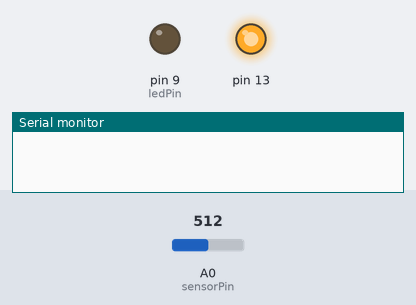
Recording of a sketch running on a simulated Arduino Uno, built with avr-gcc and run on an emulated ATmega328P. Shown: output pins drawn as LEDs (lit = HIGH), the last lines printed to the serial monitor. Inputs (shaded band) come from the test bench; at power-on: A0 (sensorPin) = 512.

Above: at 0.1 s.
At 5.1 s:
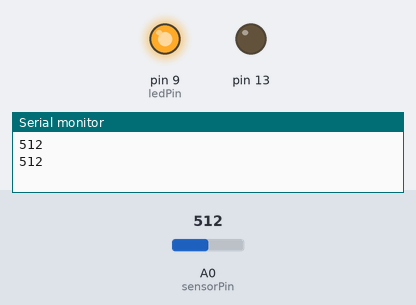
Timing chart, 0 to 6.6 s (numbered marks = the images above):
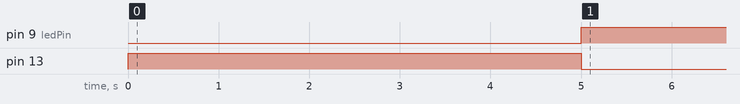

Measured:
- by itself, pin 9 (ledPin): LOW → HIGH at 5.0 s

The sketch:

Demo2.ino
```cpp
const int numReadings = 10;
int readings[numReadings];      // the readings from the analog input
int readIndex = 0;              // the index of the current reading
int total = 0;                  // the running total
int average = 0;                // the average


// These constants won't change:
const int sensorPin = A0;    // pin that the sensor is attached to
const int ledPin = 9;        // pin that the LED is attached to

// variables:
int sensorValue = 0;         // the sensor value
int sensorMin = 1023;        // minimum sensor value
int sensorMax = 0;           // maximum sensor value


void setup() {
  // turn on LED to signal the start of the calibration period:
  pinMode(13, OUTPUT);
  digitalWrite(13, HIGH);
  Serial.begin(9600);

  // calibrate during the first five seconds
  while (millis() < 5000) {
    sensorValue = analogRead(sensorPin);

    // record the maximum sensor value
    if (sensorValue > sensorMax) {
      sensorMax = sensorValue;
    }

    // record the minimum sensor value
    if (sensorValue < sensorMin) {
      sensorMin = sensorValue;
    }
  }
  Serial.println(sensorMax);
  Serial.println();
  Serial.println(sensorMin);
  // signal the end of the calibration period
  digitalWrite(13, LOW);
}

int smoothing(){
  total -= readings[readIndex];
  readings[readIndex] = sensorValue;
  total += sensorValue;
  readIndex = (readIndex + 1) % 10;
  return total / numReadings;
}

int calibration(){
  sensorValue = map(sensorValue, sensorMin, sensorMax, 0, 255);
  sensorValue = constrain(sensorValue, 0, 255);
  return sensorValue;
}

void loop() {
  // read the sensor:
  sensorValue = analogRead(sensorPin);
  calibration();
  int smooth = smoothing();
  //Serial.print(sensorValue);
  //Serial.println(smooth);
  analogWrite(ledPin, sensorMax - smooth);
  delay(100);
}
```
